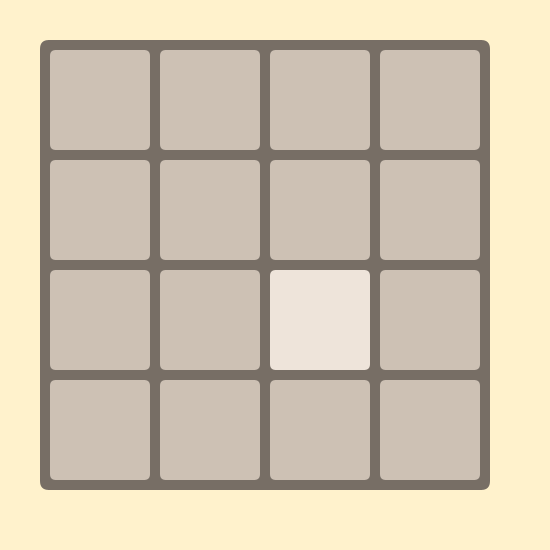
Frame 1 (no input)
Frame 60 (the mouse pressed at the canvas centre just before this capture): identical to frame 1, image omitted
Frame 120 (the mouse held since frame 60 and released just before this capture): identical to frame 1, image omitted

The Processing sketch that drew this single still picture (run headless with seeded random() and noise(); from frame 60 on, the mouse is pressed at the canvas centre):

// Processing sketch: week10_2processing_2048_keyCode_RIGHT
// ── week10_2processing_2048_keyCode_RIGHT.pde
// week10_2processing_2048_keyCode RIGHT
// 修改自 week09_5_processing_2048_array
// 自己寫 2048 配上聲音，從簡單到完整
void setup(){
  size(550,550);
  genNewBlock();
}
//int [][]a = { {0, 2, 0, 0}, {0, 0, 0, 0}, {0, 2, 2, 2}, {4, 4, 4, 4} };
int[][]a = new int[4][4];
void genNewBlock(){
  int zeros = 0;
  for(int i=0; i<4; i++){ // 用迴圈，畫4*4格子
    for(int j=0; j<4; j++){
      if (a[i][j]==0) zeros++;
    }
  }
  int choose = int(random(zeros));
  for(int i=0; i<4; i++){
    for(int j=0; j<4; j++){
      if(a[i][j]==0){
        if(choose==0) a[i][j] = 2;
        choose--;
      }
    }
  }
}
void keyPressed(){
  if(keyCode==RIGHT){
    for(int i=0; i<4; i++){
      int j2 = 3;
      for(int j=3; j>=0; j--){
        if(a[i][j]>0){
          int temp = a[i][j2];
          a[i][j2] = a[i][j];
          a[i][j] = temp;
          j2--;
       }
     }
   }
 }else if(keyCode==LEFT){
   for(int i=0; i<4; i++){
     int j2 = 0;
     for(int j=0; j<4; j++){
       if (a[i][j]>0){
         int temp = a[i][j2];
         a[i][j2] = a[i][j];
         a[i][j] = temp;
         j2++;
       }
     }
   }
 }
  genNewBlock();
}
void draw(){
  background(255, 242, 204); // 淡淡的背景色
  noStroke(); // 不要黑線
  fill(119, 110, 101); //大格子色彩
  rect(40, 40, 450, 450, 9); // 大格子
  for(int i=0; i<4; i++){
    for(int j=0; j<4; j++){
      int x = 50 + j *(100+10);
      int y = 50 + i * (100+10);
      fill(tileColor(a[i][j]));
      rect(x,y,100,100,6);
    }
  }
}
int tileColor(int n) { // week09_5 這個函式，是 week09_3 最後面拿來用
  switch(n) {
    case 0:return color(205,193,180);
    case 2:return color(238,228,218);
    case 4:return color(237,224,200);
    case 8:return color(242,177,121);
    case 16:return color(245,149,99);
    case 32:return color(246,124,95);
    case 64:return color(246,94,59);
    case 128:return color(237,207,114);
    case 256:return color(237,204,97);
    case 512:return color(237,200,80);
    case 1024:return color(237,197,63);
    default:return color(237,194,46);
  }
}
